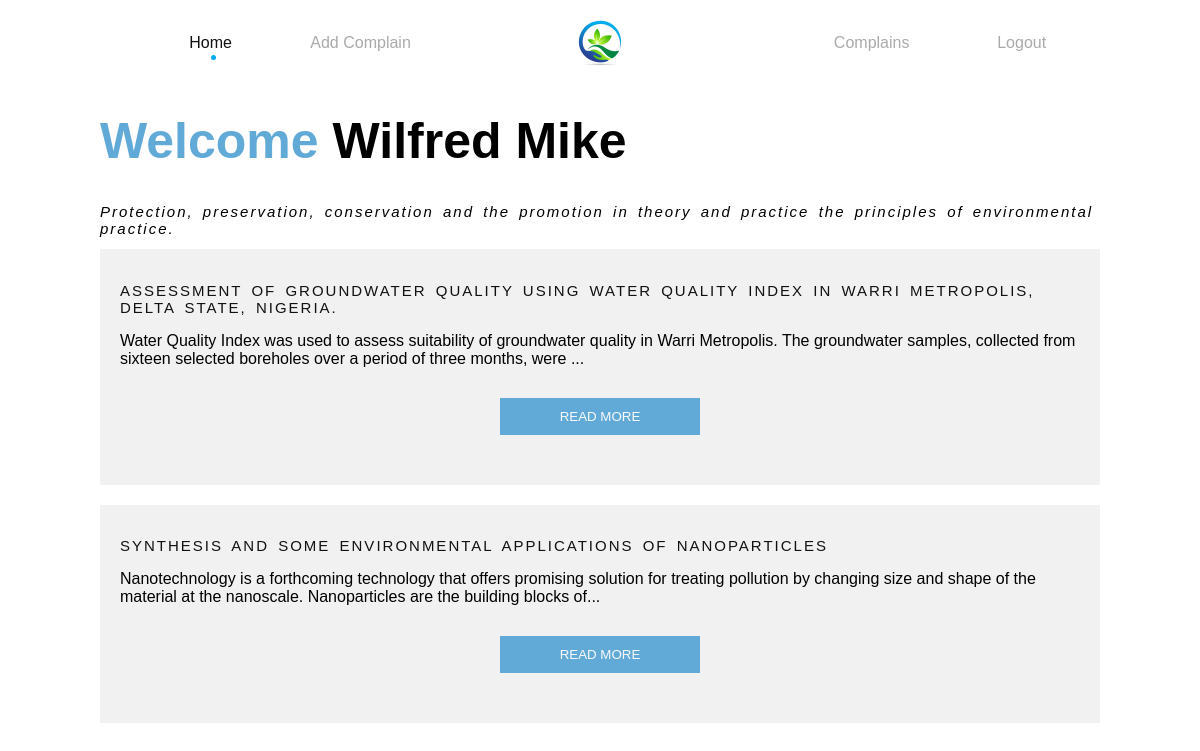
Screenshot of /home.php (signed in) with the database file from the repository.
### tables this page shows
CREATE TABLE `user` (
  `id` int(11) NOT NULL,
  `firstname` varchar(50) NOT NULL,
  `lastname` varchar(50) NOT NULL,
  `email` varchar(200) NOT NULL,
  `password` varchar(255) NOT NULL
);

CREATE TABLE `blog` (
  `id` int(11) NOT NULL,
  `title` varchar(500) NOT NULL,
  `body` text NOT NULL
);

### includes/functions.php (called while the page is built, shortened)
<?php
function get_user_name($conn, $user_id) {
    $sql = "SELECT firstname, lastname FROM user WHERE id = :user_id;";
    try {
        $stmt = $conn->prepare($sql);
        $stmt->bindParam(":user_id", $user_id);
        $stmt->execute();
        if($stmt->rowCount() > 0) {
            $data = $stmt->fetch(PDO::FETCH_ASSOC);
            return $data;
        } else {
            return array("firstname" => "John", "lastname" => "Doe");
        }
    } catch (PDOException $e) {
        return array("firstname" => "John", "lastname" => "Doe");
    }
}
function get_blog_summary($conn) {
    $sql = "SELECT * FROM blog ORDER BY id DESC;";
    try {
        $stmt = $conn->prepare($sql);
        $stmt->execute();
        if($stmt->rowCount() > 0) {
            return $stmt;
        } else {
            return false;
        }
    } catch (PDOException $e) {
        return false;
    }
}

### home.php (the view, shortened to what this page needs)
<?php
    require_once 'includes/Database.php';
    require_once 'includes/functions.php';
?>
<?php require_once 'header.php' ?>
    <div class="container">
        <header class="header">
            <nav class="nav">
                <ul class="nav-left">
                    <li class="nav-item"><a href="home.php" class="active">Home</a></li>
                    <li class="nav-item"><a href="add-complain.php">add complain</a></li>
                </ul>
                <div class="logo-container">
                    <img src="assets/images/logo.jpg" alt="logo" class="logo-top">
                </div>
                <ul class="nav-right">
                    <li class="nav-item"><a href="complains.php">complains</a></li>
                    <li class="nav-item"><a href="logout.php">logout</a></li>
                </ul>
            </nav>
        </header>
        <main>
            <?php $name = get_user_name($conn, $_SESSION['user_id']) ?>
            <h1 class="homepage-heading"><span class="text-blue-1">Welcome</span> <?php echo $name["firstname"] . " " . $name["lastname"] ?></h1>
            <h2>Protection, preservation, conservation and the promotion in theory and practice the principles of environmental practice.</h2>
            <section class="article-container">
                <?php
                    $blogs = get_blog_summary($conn);
                ?>
                <?php if($blogs === false) { ?>
                    <div style="color:red;font-size:3rem;text-align:center;">No blog yet!!!</div>
                <?php } else { ?>
                    <?php while($blog = $blogs->fetch(PDO::FETCH_ASSOC)) { ?>
                        <article class="blog">
                            <h2 class="blog-heading"><?php echo $blog['title'] ?></h2>
                            <p class="blog-content"><?php echo substr($blog['body'], 0, 200) . "..." ?></p>
                            <button class="contact-btn-primary" data-blog_id="<?php echo $blog['id'] ?>">read more</button>
                        </article>
                    <?php } ?>
                <?php } ?>
            </section>
        </main>
    </div>
<?php require_once 'footer.php' ?>

### header.php (shortened to what this page needs)
<!DOCTYPE html>
<html lang="en">
    <head>
        <link rel="stylesheet" href="assets/style/main.css">
    </head>
    <body>

### footer.php (shortened to what this page needs)
    </body>
</html>

### assets/style/main.css (style rules this page uses)
* { box-sizing: border-box; }
html { font-size: 62.5%; }
body { font-family: Verdana, Geneva, Tahoma, sans-serif; }
.container { max-width: 1000px; margin: 0 auto; }
.nav { padding: 1rem; display: flex; justify-content: space-between; align-items: center; }
ul { list-style-type: none; }
.nav-left, .nav-right, .logo-container { flex: 1; }
.logo-container { display: flex; justify-content: center; }
.nav-left, .nav-right { display: flex; justify-content: space-around; }
.nav-item { display: flex; }
.nav-item a { flex: 1; text-decoration: none; text-transform: capitalize; font-size: 1.6rem; color: #aaa; font-family: inherit; transition: all .2s ease-out; position: relative; }
.nav-item a.active { color: #111; }
.nav-item a.active::after { content: ""; display: block; width: 5px; height: 5px; background-color: #00ACEE; border-radius: 50%; position: absolute; left: 50%; bottom: -8px; }
.logo-top { width: 50px; }
h2 { letter-spacing: .2rem; word-spacing: .3rem; font-weight: normal; font-style: italic; }
.contact-btn-primary { display: block; text-decoration: none; text-align: center; text-transform: uppercase; margin: 3rem auto; padding: 1rem 3rem; width: 20rem; color: #f9f9f9; cursor: pointer; background-color: #61AAD8; border: 1px solid transparent; transition: all .2s ease-out; }
.homepage-heading { font-size: 5rem; }
.blog { background-color: #f1f1f1; padding: 2rem; margin-bottom: 2rem; }
.blog-heading { font-style: normal; color: #111; }
.blog-content { font-size: 1.6rem; }
.text-blue-1 { color: #61AAD8; }

### rows the page displays
user: firstname "Wilfred", lastname "Mike"
blog: title "ASSESSMENT OF GROUNDWATER QUALITY USING WATER QUALITY INDEX IN WARRI METROPOLIS, DELTA STATE, NIGERIA.", body "Water Quality Index was used to assess suitability of groundwater quality in Warri Metropolis. The groundwater samples, collected from sixteen selected boreholes over a period of three months, were"
blog: title "SYNTHESIS AND SOME ENVIRONMENTAL APPLICATIONS OF NANOPARTICLES", body "Nanotechnology is a forthcoming technology that offers promising solution for treating pollution by changing size and shape of the material at the nanoscale. Nanoparticles are the building blocks of"
